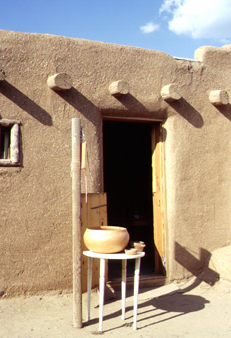
//> input picture 作业1-1/door1.jpg, 231 x 338 px
$ ./code   (built with g++ and OpenCV 4)
//> lines starting //> are read from the running program, lines starting //| are printed output that depends on the picture
#include <opencv2/opencv.hpp>
#include<opencv2/opencv.hpp>
#include<math.h>
using namespace std;
using namespace cv;

//double summ[231][338][3] = {0,0,0};
IplImage* summ  = cvCreateImage(cvSize(231,338),IPL_DEPTH_32F,3);
IplImage *m[6];


#pragma comment(linker, "/subsystem:\"windows\" /entry:\"mainCRTStartup\"")

//函数mfunction，得到每幅图的梯度图
IplImage* mfunction(IplImage* img) {
	//IplImage* m = cvCreateImage(cvSize(231,338),IPL_DEPTH_32F,3);
	IplImage* m = cvCloneImage(img);
	int i,j,n;
	double a,b;

	for(i = 2; i < (img->height-2); i++) {
		for(j = 2; j < (img->width-2); j++) {
			CvScalar ms,is,is1,is2,ss;
			ms = cvGet2D(m,i,j);
			is = cvGet2D(img,i,j);
			is1 = cvGet2D(img,i+1,j);
			is2 = cvGet2D(img,i,j+1);
			ss = cvGet2D(summ,i,j);
			for(n = 0; n < 3; n++) {
				a = is1.val[n]-is.val[n];
				b = is2.val[n]-is.val[n];
				ms.val[n] = sqrt(a*a+b*b)+1;
				ss.val[n] += ms.val[n];

			}
			cvSet2D(summ,i,j,ss);
			cvSet2D(m,i,j,ms);
		}
	}
	return m;

}


//函数wfunction,梯度图归一化
IplImage* wfunction(IplImage* img) {

	IplImage* nimg  = cvCreateImage(cvSize(231,338),IPL_DEPTH_32F,3);
	int i, j, n,p;
	for(i = 2; i < img->height-2; i++) {
		for(j = 2; j < img->width-2; j++) {
			double sum[3] = {0.0001,0.0001,0.0001};
			for(p = 0; p < 6; p++) {
				CvScalar is;
				is = cvGet2D(m[p],i,j);
				sum[0] += is.val[0];
				sum[1] += is.val[1];
				sum[2] += is.val[2];
			}
			CvScalar iis,ss,nis;
			iis = cvGet2D(img,i,j);
			//ss = cvGet2D(summ,i,j);
			nis = cvGet2D(nimg,i,j);
			for(n = 0; n < 3; n++) {
				nis.val[n] = iis.val[n] / sum[n];
			}
			cvSet2D(nimg,i,j,nis);
		}
	}
	return nimg;
}


//对每幅图的归一化模板w做高斯滤波
IplImage* Gaussian(IplImage* img) {
	IplImage* nimg = cvCloneImage(img);
	int i, j, n, p, q;
	int adx[5] = {-2,-1,0,1,2};
	int ady[5] = {-2,-1,0,1,2};
	double paxel[3];
	double mask[5][5] = {1.0/273.0,4.0/273.0,7.0/273.0,4.0/273.0,1.0/273.0,
					 4.0/273.0,16.0/273.0,26.0/273.0,16.0/273.0,4.0/273.0,
					 7.0/273.0,26.0/273.0,41.0/273.0,26.0/273.0,7.0/273.0,
					 4.0/273.0,16.0/273.0,26.0/273.0,16.0/273.0,4.0/273.0,
					 1.0/273.0,4.0/273.0,7.0/273.0,4.0/273.0,1.0/273.0};
	for(i = 2; i < img->height-2; i++) {
		for(j = 2; j < img->width-2; j++) {
			paxel[1] = 0.0;
			paxel[2] = 0.0;
			paxel[0] = 0.0;

			for(p = 0; p < 5; p++) {
				for(q = 0; q < 5; q++) {
					CvScalar is;
					is = cvGet2D(img,i+adx[p],j+ady[q]);
					for(n = 0; n < 3; n++) {
						paxel[n] += mask[p][q] * is.val[n];
					}
				}
			}

			CvScalar nis;
			nis = cvGet2D(nimg,i,j);
			for(n = 0; n < 3; n++) {
				nis.val[n] = paxel[n];
			}
			cvSet2D(nimg,i,j,nis);
		}
	}

	return nimg;
}


//高斯图像与原图像的叠加
IplImage* GaussianAdd(IplImage* img1,IplImage* img2) {
	int i, j, n;
	IplImage* nimg = cvCreateImage(cvSize(231,338),IPL_DEPTH_8U,3);
	for(i = 2; i < img1->height-2; i++) {
		for(j = 2; j < img1->width-2; j++) {
			CvScalar nis, is1, is2;
			nis = cvGet2D(nimg,i,j);
			is1 = cvGet2D(img1,i,j);
			is2 = cvGet2D(img2,i,j);
			for(n = 0; n < 3; n++) {
				nis.val[n] = is1.val[n] * is2.val[n];
			}
			cvSet2D(nimg,i,j,nis);
		}
	}
	return nimg;
}

int main()
{
	const char *pstrImageName = "door1.jpg";
	const char *pstrWindowsTitle = "OpenCV第一个程序(http://blog.csdn.net/MoreWindows)";
	int i, j, n,p,q;
	//从文件中读取图像
	IplImage *image[6];
	image[0] = cvLoadImage("door1.jpg");
//> image = 6 items
	image[1] = cvLoadImage("door2.jpg");
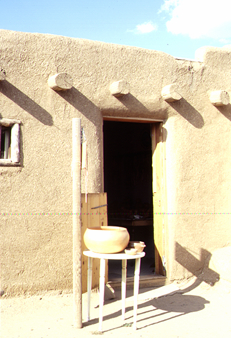
//> input picture 作业1-1/door2.jpg, 231 x 338 px
	image[2] = cvLoadImage("door3.jpg");
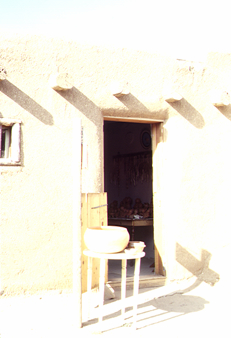
//> input picture 作业1-1/door3.jpg, 231 x 338 px
	image[3] = cvLoadImage("door4.jpg");
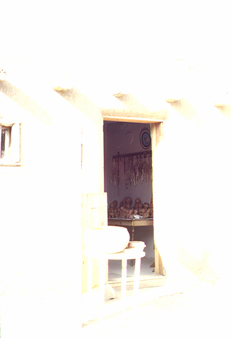
//> input picture 作业1-1/door4.jpg, 231 x 338 px
	image[4] = cvLoadImage("door5.jpg");
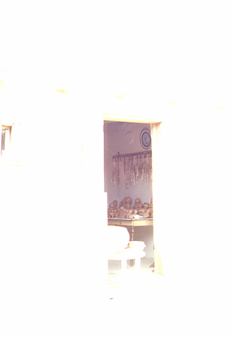
//> input picture 作业1-1/door5.jpg, 231 x 338 px
	image[5] = cvLoadImage("door6.jpg");
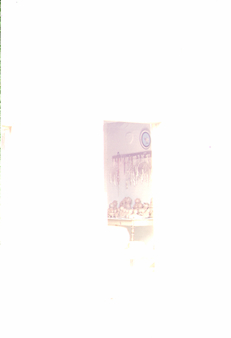
//> input picture 作业1-1/door6.jpg, 231 x 338 px


	//创建窗口
	cvNamedWindow(pstrWindowsTitle, CV_WINDOW_AUTOSIZE);


	/*//初始化summ
	CvScalar ss;
	for(i = 0; i < summ->height; i++) {
		for(j = 0; j < summ->width; j++) {
			ss = cvGet2D(summ,i,j);
			for(n = 0; n < 3; n++) {
				ss.val[n] = 0;
			}
		}
	}

	*/

	//每幅图初始化好梯度m
	//IplImage *m[6];
	for(i = 0; i < 6; i++)
		m[i] = mfunction(image[i]);

	//对每幅梯度图求w
	IplImage *w[6];
	for(i = 0; i < 6; i++)
		w[i] = wfunction(m[i]);

	//对每幅梯度图调用Gaussian函数
	IplImage *gImage[6];
	for(i = 0; i < 6; i++)
		gImage[i] = Gaussian(w[i]);
//> this loop made 6 passes
//> pass 3, in Gaussian (call 3), `IplImage* nimg = cvCloneImage(img);`:
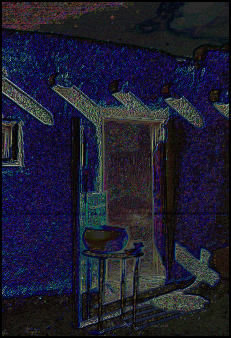
//> nimg: 338 rows x 231 cols, CV_32FC3; mean B, G, R 0.188, 0.117, 0.118

	//高斯图像与原图的叠加
	IplImage *newImage[6];
	for(i = 0; i < 6; i++)
		newImage[i] = GaussianAdd(image[i],gImage[i]);


	//六幅图像的合并
	IplImage* output = cvCreateImage(cvSize(231,338),IPL_DEPTH_8U,3);
	CvScalar os;

	for(i = 2; i < output->height-2; i++) {
		for(j = 2; j < output->width-2; j++) {
			os = cvGet2D(output,i,j);
			os.val[0] = 0.0;
			os.val[1] = 0.0;
			os.val[2] = 0.0;
			for(p = 0; p < 6; p++) {
				CvScalar nis;
				nis = cvGet2D(newImage[p],i,j);
				for(n = 0; n < 3; n++) {
					os.val[n] += nis.val[n];
				}
			}
			//for(n = 0; n < 3; n++)
				//os.val[n] = os.val[n]/6;
			cvSet2D(output,i,j,os);
		}
	}
//> this loop made 334 passes
//> os on passes 1 to 3: Scalar(121, 123, 116), Scalar(165, 164, 158), Scalar(175, 175, 166)
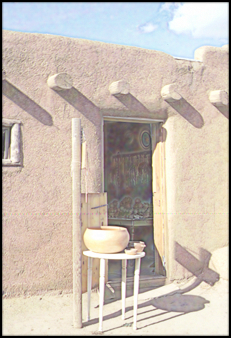
//> output: 338 rows x 231 cols, CV_8UC3; mean B, G, R 179.3, 189.9, 201.3
//> after the loop, os = Scalar(109, 117, 120)


	//在指定窗口中显示图像
	cvShowImage(pstrWindowsTitle,output);
	cvSaveImage("output.jpg",output);


	//等待按键事件
	cvWaitKey();


	//释放图片
	cvDestroyWindow(pstrWindowsTitle);
	for(i = 0; i < 6; i++) {
		cvReleaseImage(&image[i]);
		cvReleaseImage(&m[i]);
		cvReleaseImage(&w[i]);
		cvReleaseImage(&gImage[i]);
		cvReleaseImage(&newImage[i]);
	}
	cvReleaseImage(&output);


	return 0;
 }
